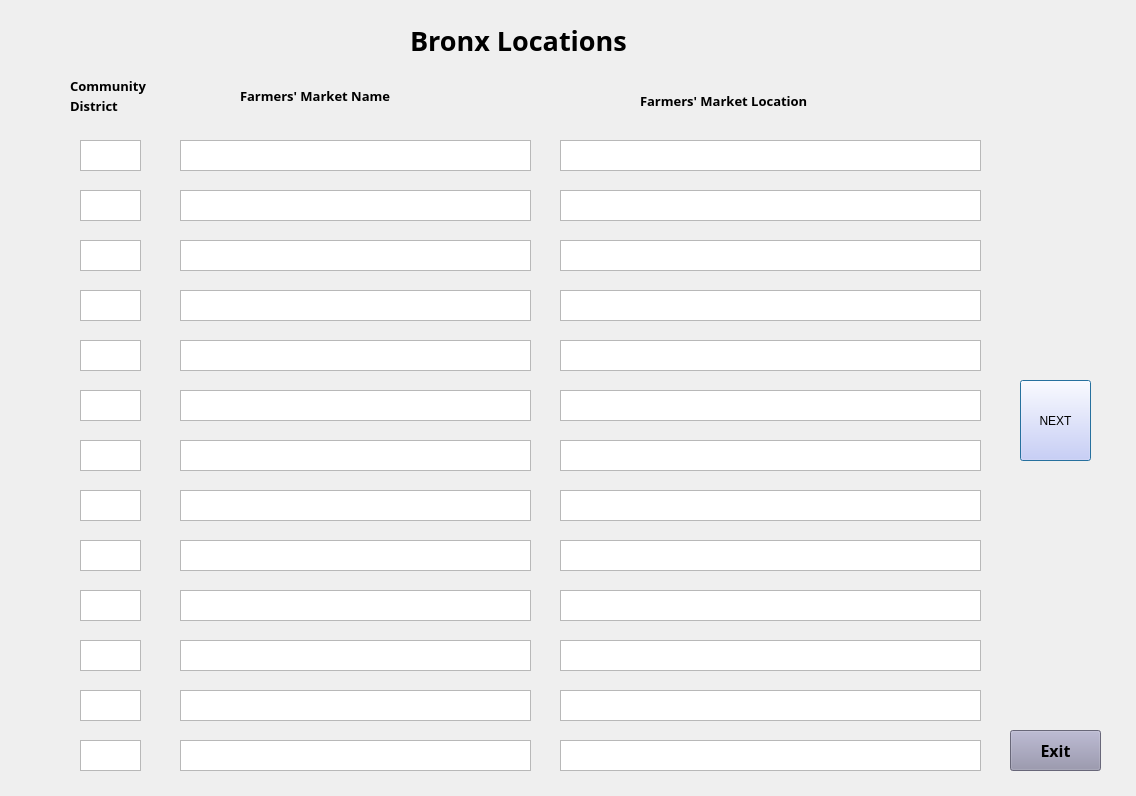
<?xml version="1.0" encoding="UTF-8"?>
<ui version="4.0">
 <class>Bronx</class>
 <widget class="QDialog" name="Bronx">
  <property name="geometry">
   <rect>
    <x>0</x>
    <y>0</y>
    <width>1136</width>
    <height>796</height>
   </rect>
  </property>
  <property name="windowTitle">
   <string>Dialog</string>
  </property>
  <widget class="QLabel" name="label">
   <property name="geometry">
    <rect>
     <x>410</x>
     <y>10</y>
     <width>261</width>
     <height>61</height>
    </rect>
   </property>
   <property name="font">
    <font>
     <family>Rockwell</family>
     <pointsize>20</pointsize>
     <weight>75</weight>
     <bold>true</bold>
    </font>
   </property>
   <property name="text">
    <string>Bronx Locations</string>
   </property>
  </widget>
  <widget class="QTextBrowser" name="NameText3">
   <property name="geometry">
    <rect>
     <x>180</x>
     <y>240</y>
     <width>351</width>
     <height>31</height>
    </rect>
   </property>
   <property name="styleSheet">
    <string notr="true">font: 9pt &quot;Rockwell&quot;;</string>
   </property>
  </widget>
  <widget class="QTextBrowser" name="LocText11">
   <property name="geometry">
    <rect>
     <x>560</x>
     <y>640</y>
     <width>421</width>
     <height>31</height>
    </rect>
   </property>
   <property name="styleSheet">
    <string notr="true">font: 9pt &quot;Rockwell&quot;;</string>
   </property>
  </widget>
  <widget class="QTextBrowser" name="NameText5">
   <property name="geometry">
    <rect>
     <x>180</x>
     <y>340</y>
     <width>351</width>
     <height>31</height>
    </rect>
   </property>
   <property name="styleSheet">
    <string notr="true">font: 9pt &quot;Rockwell&quot;;</string>
   </property>
  </widget>
  <widget class="QTextBrowser" name="DisText6">
   <property name="geometry">
    <rect>
     <x>80</x>
     <y>390</y>
     <width>61</width>
     <height>31</height>
    </rect>
   </property>
   <property name="styleSheet">
    <string notr="true">font: 10pt &quot;Rockwell&quot;;</string>
   </property>
  </widget>
  <widget class="QPushButton" name="pushButton">
   <property name="geometry">
    <rect>
     <x>1020</x>
     <y>380</y>
     <width>71</width>
     <height>81</height>
    </rect>
   </property>
   <property name="styleSheet">
    <string notr="true">font: 10pt &quot;Rockwell&quot;;
background-color: rgb(206, 202, 255);</string>
   </property>
   <property name="text">
    <string>NEXT</string>
   </property>
  </widget>
  <widget class="QTextBrowser" name="DisText12">
   <property name="geometry">
    <rect>
     <x>80</x>
     <y>690</y>
     <width>61</width>
     <height>31</height>
    </rect>
   </property>
   <property name="styleSheet">
    <string notr="true">font: 10pt &quot;Rockwell&quot;;</string>
   </property>
  </widget>
  <widget class="QTextBrowser" name="NameText7">
   <property name="geometry">
    <rect>
     <x>180</x>
     <y>440</y>
     <width>351</width>
     <height>31</height>
    </rect>
   </property>
   <property name="styleSheet">
    <string notr="true">font: 9pt &quot;Rockwell&quot;;</string>
   </property>
  </widget>
  <widget class="QTextBrowser" name="LocText13">
   <property name="geometry">
    <rect>
     <x>560</x>
     <y>740</y>
     <width>421</width>
     <height>31</height>
    </rect>
   </property>
   <property name="styleSheet">
    <string notr="true">font: 9pt &quot;Rockwell&quot;;</string>
   </property>
  </widget>
  <widget class="QTextBrowser" name="NameText12">
   <property name="geometry">
    <rect>
     <x>180</x>
     <y>690</y>
     <width>351</width>
     <height>31</height>
    </rect>
   </property>
   <property name="styleSheet">
    <string notr="true">font: 9pt &quot;Rockwell&quot;;</string>
   </property>
  </widget>
  <widget class="QTextBrowser" name="DisText8">
   <property name="geometry">
    <rect>
     <x>80</x>
     <y>490</y>
     <width>61</width>
     <height>31</height>
    </rect>
   </property>
   <property name="styleSheet">
    <string notr="true">font: 10pt &quot;Rockwell&quot;;</string>
   </property>
  </widget>
  <widget class="QTextBrowser" name="DisText4">
   <property name="geometry">
    <rect>
     <x>80</x>
     <y>290</y>
     <width>61</width>
     <height>31</height>
    </rect>
   </property>
   <property name="styleSheet">
    <string notr="true">font: 10pt &quot;Rockwell&quot;;</string>
   </property>
  </widget>
  <widget class="QTextBrowser" name="NameText11">
   <property name="geometry">
    <rect>
     <x>180</x>
     <y>640</y>
     <width>351</width>
     <height>31</height>
    </rect>
   </property>
   <property name="styleSheet">
    <string notr="true">font: 9pt &quot;Rockwell&quot;;</string>
   </property>
  </widget>
  <widget class="QTextBrowser" name="LocText8">
   <property name="geometry">
    <rect>
     <x>560</x>
     <y>490</y>
     <width>421</width>
     <height>31</height>
    </rect>
   </property>
   <property name="styleSheet">
    <string notr="true">font: 9pt &quot;Rockwell&quot;;</string>
   </property>
  </widget>
  <widget class="QTextBrowser" name="DisText10">
   <property name="geometry">
    <rect>
     <x>80</x>
     <y>590</y>
     <width>61</width>
     <height>31</height>
    </rect>
   </property>
   <property name="styleSheet">
    <string notr="true">font: 10pt &quot;Rockwell&quot;;</string>
   </property>
  </widget>
  <widget class="QTextBrowser" name="DisText5">
   <property name="geometry">
    <rect>
     <x>80</x>
     <y>340</y>
     <width>61</width>
     <height>31</height>
    </rect>
   </property>
   <property name="styleSheet">
    <string notr="true">font: 10pt &quot;Rockwell&quot;;</string>
   </property>
  </widget>
  <widget class="QTextBrowser" name="DisText11">
   <property name="geometry">
    <rect>
     <x>80</x>
     <y>640</y>
     <width>61</width>
     <height>31</height>
    </rect>
   </property>
   <property name="styleSheet">
    <string notr="true">font: 10pt &quot;Rockwell&quot;;</string>
   </property>
  </widget>
  <widget class="QTextBrowser" name="DisText1">
   <property name="geometry">
    <rect>
     <x>80</x>
     <y>140</y>
     <width>61</width>
     <height>31</height>
    </rect>
   </property>
   <property name="styleSheet">
    <string notr="true">font: 10pt &quot;Rockwell&quot;;</string>
   </property>
  </widget>
  <widget class="QTextBrowser" name="NameText1">
   <property name="geometry">
    <rect>
     <x>180</x>
     <y>140</y>
     <width>351</width>
     <height>31</height>
    </rect>
   </property>
   <property name="styleSheet">
    <string notr="true">font: 9pt &quot;Rockwell&quot;;</string>
   </property>
  </widget>
  <widget class="QTextBrowser" name="DisText13">
   <property name="geometry">
    <rect>
     <x>80</x>
     <y>740</y>
     <width>61</width>
     <height>31</height>
    </rect>
   </property>
   <property name="styleSheet">
    <string notr="true">font: 10pt &quot;Rockwell&quot;;</string>
   </property>
  </widget>
  <widget class="QTextBrowser" name="LocText7">
   <property name="geometry">
    <rect>
     <x>560</x>
     <y>440</y>
     <width>421</width>
     <height>31</height>
    </rect>
   </property>
   <property name="styleSheet">
    <string notr="true">font: 9pt &quot;Rockwell&quot;;</string>
   </property>
  </widget>
  <widget class="QTextBrowser" name="LocText5">
   <property name="geometry">
    <rect>
     <x>560</x>
     <y>340</y>
     <width>421</width>
     <height>31</height>
    </rect>
   </property>
   <property name="styleSheet">
    <string notr="true">font: 9pt &quot;Rockwell&quot;;</string>
   </property>
  </widget>
  <widget class="QTextBrowser" name="NameText4">
   <property name="geometry">
    <rect>
     <x>180</x>
     <y>290</y>
     <width>351</width>
     <height>31</height>
    </rect>
   </property>
   <property name="styleSheet">
    <string notr="true">font: 9pt &quot;Rockwell&quot;;</string>
   </property>
  </widget>
  <widget class="QTextBrowser" name="DisText2">
   <property name="geometry">
    <rect>
     <x>80</x>
     <y>190</y>
     <width>61</width>
     <height>31</height>
    </rect>
   </property>
   <property name="styleSheet">
    <string notr="true">font: 10pt &quot;Rockwell&quot;;</string>
   </property>
  </widget>
  <widget class="QTextBrowser" name="DisText9">
   <property name="geometry">
    <rect>
     <x>80</x>
     <y>540</y>
     <width>61</width>
     <height>31</height>
    </rect>
   </property>
   <property name="styleSheet">
    <string notr="true">font: 10pt &quot;Rockwell&quot;;</string>
   </property>
  </widget>
  <widget class="QTextBrowser" name="LocText6">
   <property name="geometry">
    <rect>
     <x>560</x>
     <y>390</y>
     <width>421</width>
     <height>31</height>
    </rect>
   </property>
   <property name="styleSheet">
    <string notr="true">font: 9pt &quot;Rockwell&quot;;</string>
   </property>
  </widget>
  <widget class="QTextBrowser" name="LocText2">
   <property name="geometry">
    <rect>
     <x>560</x>
     <y>190</y>
     <width>421</width>
     <height>31</height>
    </rect>
   </property>
   <property name="styleSheet">
    <string notr="true">font: 9pt &quot;Rockwell&quot;;</string>
   </property>
  </widget>
  <widget class="QTextBrowser" name="LocText1">
   <property name="geometry">
    <rect>
     <x>560</x>
     <y>140</y>
     <width>421</width>
     <height>31</height>
    </rect>
   </property>
   <property name="styleSheet">
    <string notr="true">font: 9pt &quot;Rockwell&quot;;</string>
   </property>
  </widget>
  <widget class="QTextBrowser" name="DisText3">
   <property name="geometry">
    <rect>
     <x>80</x>
     <y>240</y>
     <width>61</width>
     <height>31</height>
    </rect>
   </property>
   <property name="styleSheet">
    <string notr="true">font: 10pt &quot;Rockwell&quot;;</string>
   </property>
  </widget>
  <widget class="QTextBrowser" name="LocText3">
   <property name="geometry">
    <rect>
     <x>560</x>
     <y>240</y>
     <width>421</width>
     <height>31</height>
    </rect>
   </property>
   <property name="styleSheet">
    <string notr="true">font: 9pt &quot;Rockwell&quot;;</string>
   </property>
  </widget>
  <widget class="QTextBrowser" name="LocText9">
   <property name="geometry">
    <rect>
     <x>560</x>
     <y>540</y>
     <width>421</width>
     <height>31</height>
    </rect>
   </property>
   <property name="styleSheet">
    <string notr="true">font: 9pt &quot;Rockwell&quot;;</string>
   </property>
  </widget>
  <widget class="QTextBrowser" name="NameText13">
   <property name="geometry">
    <rect>
     <x>180</x>
     <y>740</y>
     <width>351</width>
     <height>31</height>
    </rect>
   </property>
   <property name="styleSheet">
    <string notr="true">font: 9pt &quot;Rockwell&quot;;</string>
   </property>
  </widget>
  <widget class="QTextBrowser" name="NameText8">
   <property name="geometry">
    <rect>
     <x>180</x>
     <y>490</y>
     <width>351</width>
     <height>31</height>
    </rect>
   </property>
   <property name="styleSheet">
    <string notr="true">font: 9pt &quot;Rockwell&quot;;</string>
   </property>
  </widget>
  <widget class="QTextBrowser" name="NameText9">
   <property name="geometry">
    <rect>
     <x>180</x>
     <y>540</y>
     <width>351</width>
     <height>31</height>
    </rect>
   </property>
   <property name="styleSheet">
    <string notr="true">font: 9pt &quot;Rockwell&quot;;</string>
   </property>
  </widget>
  <widget class="QTextBrowser" name="DisText7">
   <property name="geometry">
    <rect>
     <x>80</x>
     <y>440</y>
     <width>61</width>
     <height>31</height>
    </rect>
   </property>
   <property name="styleSheet">
    <string notr="true">font: 10pt &quot;Rockwell&quot;;</string>
   </property>
  </widget>
  <widget class="QTextBrowser" name="LocText12">
   <property name="geometry">
    <rect>
     <x>560</x>
     <y>690</y>
     <width>421</width>
     <height>31</height>
    </rect>
   </property>
   <property name="styleSheet">
    <string notr="true">font: 9pt &quot;Rockwell&quot;;</string>
   </property>
  </widget>
  <widget class="QTextBrowser" name="NameText6">
   <property name="geometry">
    <rect>
     <x>180</x>
     <y>390</y>
     <width>351</width>
     <height>31</height>
    </rect>
   </property>
   <property name="styleSheet">
    <string notr="true">font: 9pt &quot;Rockwell&quot;;</string>
   </property>
  </widget>
  <widget class="QTextBrowser" name="LocText4">
   <property name="geometry">
    <rect>
     <x>560</x>
     <y>290</y>
     <width>421</width>
     <height>31</height>
    </rect>
   </property>
   <property name="styleSheet">
    <string notr="true">font: 9pt &quot;Rockwell&quot;;</string>
   </property>
  </widget>
  <widget class="QTextBrowser" name="NameText10">
   <property name="geometry">
    <rect>
     <x>180</x>
     <y>590</y>
     <width>351</width>
     <height>31</height>
    </rect>
   </property>
   <property name="styleSheet">
    <string notr="true">font: 9pt &quot;Rockwell&quot;;</string>
   </property>
  </widget>
  <widget class="QTextBrowser" name="LocText10">
   <property name="geometry">
    <rect>
     <x>560</x>
     <y>590</y>
     <width>421</width>
     <height>31</height>
    </rect>
   </property>
   <property name="styleSheet">
    <string notr="true">font: 9pt &quot;Rockwell&quot;;</string>
   </property>
  </widget>
  <widget class="QTextBrowser" name="NameText2">
   <property name="geometry">
    <rect>
     <x>180</x>
     <y>190</y>
     <width>351</width>
     <height>31</height>
    </rect>
   </property>
   <property name="styleSheet">
    <string notr="true">font: 9pt &quot;Rockwell&quot;;</string>
   </property>
  </widget>
  <widget class="QLabel" name="label_2">
   <property name="geometry">
    <rect>
     <x>70</x>
     <y>70</y>
     <width>111</width>
     <height>31</height>
    </rect>
   </property>
   <property name="font">
    <font>
     <family>Rockwell</family>
     <pointsize>10</pointsize>
     <weight>75</weight>
     <bold>true</bold>
    </font>
   </property>
   <property name="text">
    <string>Community</string>
   </property>
  </widget>
  <widget class="QLabel" name="label_4">
   <property name="geometry">
    <rect>
     <x>640</x>
     <y>80</y>
     <width>231</width>
     <height>41</height>
    </rect>
   </property>
   <property name="font">
    <font>
     <family>Rockwell</family>
     <pointsize>10</pointsize>
     <weight>75</weight>
     <bold>true</bold>
    </font>
   </property>
   <property name="text">
    <string>Farmers' Market Location</string>
   </property>
  </widget>
  <widget class="QLabel" name="label_3">
   <property name="geometry">
    <rect>
     <x>240</x>
     <y>70</y>
     <width>211</width>
     <height>51</height>
    </rect>
   </property>
   <property name="font">
    <font>
     <family>Rockwell</family>
     <pointsize>10</pointsize>
     <weight>75</weight>
     <bold>true</bold>
    </font>
   </property>
   <property name="text">
    <string>Farmers' Market Name</string>
   </property>
  </widget>
  <widget class="QLabel" name="label_5">
   <property name="geometry">
    <rect>
     <x>70</x>
     <y>90</y>
     <width>111</width>
     <height>31</height>
    </rect>
   </property>
   <property name="font">
    <font>
     <family>Rockwell</family>
     <pointsize>10</pointsize>
     <weight>75</weight>
     <bold>true</bold>
    </font>
   </property>
   <property name="text">
    <string>District</string>
   </property>
  </widget>
  <widget class="QPushButton" name="pushButton_2">
   <property name="geometry">
    <rect>
     <x>1010</x>
     <y>730</y>
     <width>91</width>
     <height>41</height>
    </rect>
   </property>
   <property name="font">
    <font>
     <family>Rockwell</family>
     <pointsize>12</pointsize>
     <weight>75</weight>
     <bold>true</bold>
    </font>
   </property>
   <property name="styleSheet">
    <string notr="true">background-color: rgb(146, 144, 170);</string>
   </property>
   <property name="text">
    <string>Exit</string>
   </property>
  </widget>
 </widget>
 <resources/>
 <connections/>
</ui>
